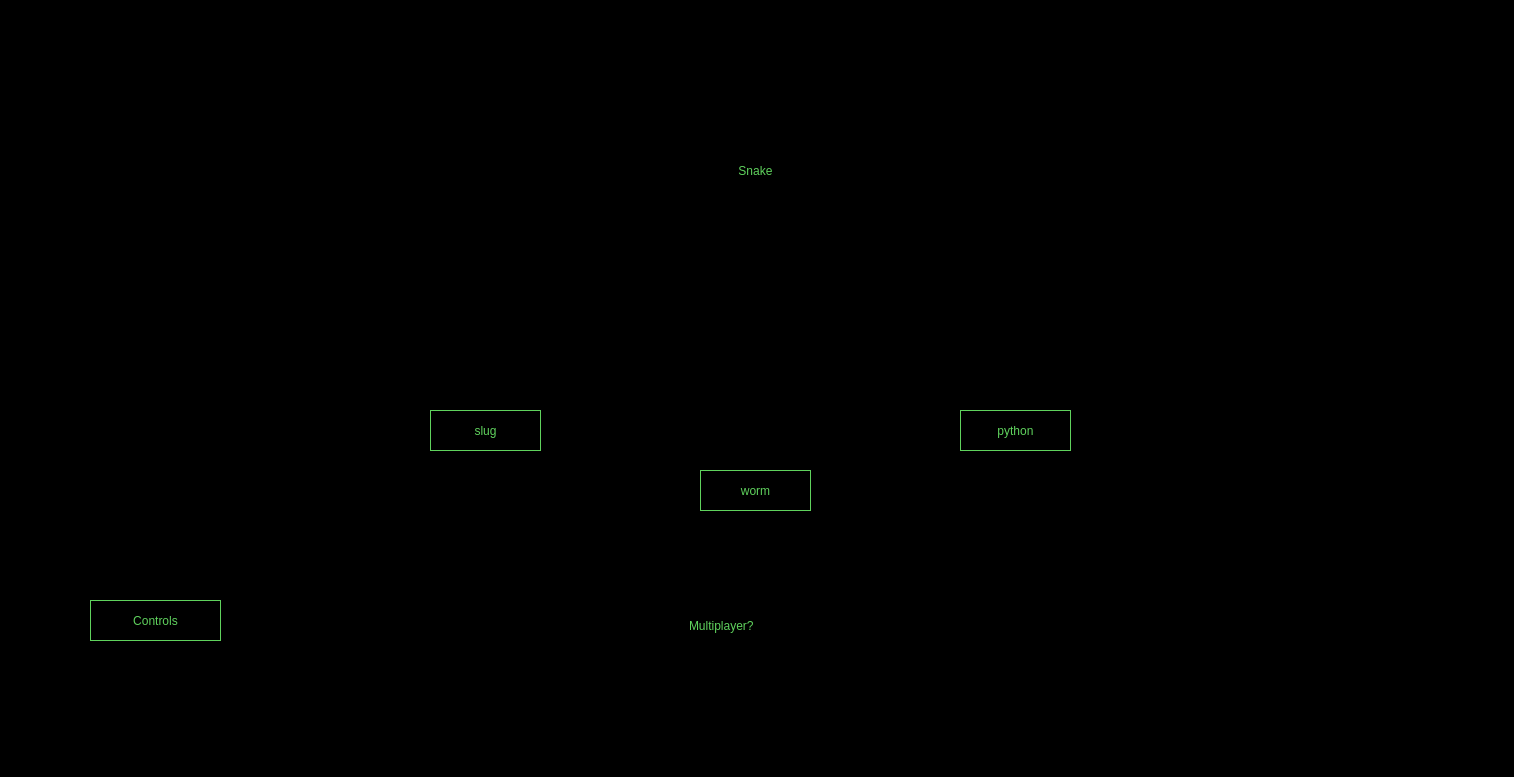
<?xml version="1.0" encoding="UTF-8"?>
<ui version="4.0">
 <class>Dialog</class>
 <widget class="QDialog" name="Dialog">
  <property name="geometry">
   <rect>
    <x>0</x>
    <y>0</y>
    <width>1514</width>
    <height>777</height>
   </rect>
  </property>
  <property name="windowTitle">
   <string>Dialog</string>
  </property>
  <property name="styleSheet">
   <string notr="true">background: black; color: #5fd25d;
font: 22pt &quot;MS Serif&quot;;</string>
  </property>
  <widget class="QStackedWidget" name="stackedWidget">
   <property name="geometry">
    <rect>
     <x>0</x>
     <y>-30</y>
     <width>1521</width>
     <height>821</height>
    </rect>
   </property>
   <widget class="QWidget" name="splash_screen">
    <widget class="QLabel" name="label">
     <property name="geometry">
      <rect>
       <x>0</x>
       <y>120</y>
       <width>1511</width>
       <height>161</height>
      </rect>
     </property>
     <property name="styleSheet">
      <string notr="true">background: none; font: 40pt &quot;MS Serif&quot;;</string>
     </property>
     <property name="text">
      <string>Snake</string>
     </property>
     <property name="scaledContents">
      <bool>false</bool>
     </property>
     <property name="alignment">
      <set>Qt::AlignCenter</set>
     </property>
    </widget>
    <widget class="QPushButton" name="button_worm">
     <property name="geometry">
      <rect>
       <x>700</x>
       <y>500</y>
       <width>111</width>
       <height>41</height>
      </rect>
     </property>
     <property name="styleSheet">
      <string notr="true">background: none; border: 1px solid #5fd25d;</string>
     </property>
     <property name="text">
      <string>worm</string>
     </property>
    </widget>
    <widget class="QPushButton" name="button_python">
     <property name="geometry">
      <rect>
       <x>960</x>
       <y>440</y>
       <width>111</width>
       <height>41</height>
      </rect>
     </property>
     <property name="styleSheet">
      <string notr="true">background: none; border: 1px solid #5fd25d;</string>
     </property>
     <property name="text">
      <string>python</string>
     </property>
    </widget>
    <widget class="QPushButton" name="button_slug">
     <property name="geometry">
      <rect>
       <x>430</x>
       <y>440</y>
       <width>111</width>
       <height>41</height>
      </rect>
     </property>
     <property name="styleSheet">
      <string notr="true">background: none; border: 1px solid #5fd25d;</string>
     </property>
     <property name="text">
      <string>slug</string>
     </property>
    </widget>
    <widget class="QCheckBox" name="check_multiplayer">
     <property name="geometry">
      <rect>
       <x>670</x>
       <y>640</y>
       <width>191</width>
       <height>31</height>
      </rect>
     </property>
     <property name="styleSheet">
      <string notr="true"/>
     </property>
     <property name="text">
      <string>Multiplayer?</string>
     </property>
    </widget>
    <widget class="QPushButton" name="button_slug_2">
     <property name="geometry">
      <rect>
       <x>90</x>
       <y>630</y>
       <width>131</width>
       <height>41</height>
      </rect>
     </property>
     <property name="styleSheet">
      <string notr="true">background: none; border: 1px solid #5fd25d;</string>
     </property>
     <property name="text">
      <string>Controls</string>
     </property>
    </widget>
   </widget>
   <widget class="QWidget" name="gameplay">
    <widget class="QGraphicsView" name="graphicsView">
     <property name="geometry">
      <rect>
       <x>0</x>
       <y>40</y>
       <width>1491</width>
       <height>761</height>
      </rect>
     </property>
     <property name="sizeAdjustPolicy">
      <enum>QAbstractScrollArea::AdjustToContents</enum>
     </property>
    </widget>
    <widget class="QLabel" name="score_label">
     <property name="geometry">
      <rect>
       <x>0</x>
       <y>40</y>
       <width>121</width>
       <height>51</height>
      </rect>
     </property>
     <property name="font">
      <font>
       <family>MS Serif</family>
       <pointsize>22</pointsize>
       <weight>50</weight>
       <italic>false</italic>
       <bold>false</bold>
      </font>
     </property>
     <property name="styleSheet">
      <string notr="true">background: transparent;</string>
     </property>
     <property name="text">
      <string>Player 1:</string>
     </property>
     <property name="textFormat">
      <enum>Qt::AutoText</enum>
     </property>
     <property name="alignment">
      <set>Qt::AlignCenter</set>
     </property>
    </widget>
    <widget class="QLCDNumber" name="Score_board">
     <property name="geometry">
      <rect>
       <x>100</x>
       <y>40</y>
       <width>101</width>
       <height>41</height>
      </rect>
     </property>
     <property name="styleSheet">
      <string notr="true">background: transparent;</string>
     </property>
    </widget>
    <widget class="QLCDNumber" name="Score_board_p2">
     <property name="geometry">
      <rect>
       <x>1340</x>
       <y>40</y>
       <width>121</width>
       <height>41</height>
      </rect>
     </property>
     <property name="styleSheet">
      <string notr="true">background: transparent;
color: red;</string>
     </property>
    </widget>
    <widget class="QLabel" name="score_label_2">
     <property name="geometry">
      <rect>
       <x>1240</x>
       <y>40</y>
       <width>121</width>
       <height>51</height>
      </rect>
     </property>
     <property name="font">
      <font>
       <family>MS Serif</family>
       <pointsize>22</pointsize>
       <weight>50</weight>
       <italic>false</italic>
       <bold>false</bold>
      </font>
     </property>
     <property name="styleSheet">
      <string notr="true">background: transparent;
color: red;</string>
     </property>
     <property name="text">
      <string> Player 2:</string>
     </property>
     <property name="textFormat">
      <enum>Qt::PlainText</enum>
     </property>
     <property name="scaledContents">
      <bool>false</bool>
     </property>
     <property name="alignment">
      <set>Qt::AlignCenter</set>
     </property>
    </widget>
   </widget>
   <widget class="QWidget" name="controls">
    <widget class="QPushButton" name="button_slug_3">
     <property name="geometry">
      <rect>
       <x>690</x>
       <y>740</y>
       <width>131</width>
       <height>41</height>
      </rect>
     </property>
     <property name="styleSheet">
      <string notr="true">background: none; border: 1px solid #5fd25d;</string>
     </property>
     <property name="text">
      <string>Go Back</string>
     </property>
    </widget>
    <widget class="QLabel" name="label_3">
     <property name="geometry">
      <rect>
       <x>970</x>
       <y>30</y>
       <width>201</width>
       <height>761</height>
      </rect>
     </property>
     <property name="styleSheet">
      <string notr="true">padding-top: 200px;</string>
     </property>
     <property name="text">
      <string>Player Two:

Up: I
Down: K
Left: J
Right: L</string>
     </property>
     <property name="alignment">
      <set>Qt::AlignHCenter|Qt::AlignTop</set>
     </property>
    </widget>
    <widget class="QLabel" name="label_4">
     <property name="geometry">
      <rect>
       <x>330</x>
       <y>30</y>
       <width>241</width>
       <height>751</height>
      </rect>
     </property>
     <property name="styleSheet">
      <string notr="true">padding-top: 200px;</string>
     </property>
     <property name="text">
      <string>Player One:

Up: W
Down: S
Right: D
Left: A</string>
     </property>
     <property name="alignment">
      <set>Qt::AlignHCenter|Qt::AlignTop</set>
     </property>
    </widget>
    <widget class="QLabel" name="label_2">
     <property name="geometry">
      <rect>
       <x>0</x>
       <y>520</y>
       <width>1511</width>
       <height>181</height>
      </rect>
     </property>
     <property name="text">
      <string>Pause: P
Exit: ESC</string>
     </property>
     <property name="alignment">
      <set>Qt::AlignCenter</set>
     </property>
    </widget>
   </widget>
  </widget>
 </widget>
 <layoutdefault spacing="6" margin="11"/>
 <resources/>
 <connections/>
</ui>
